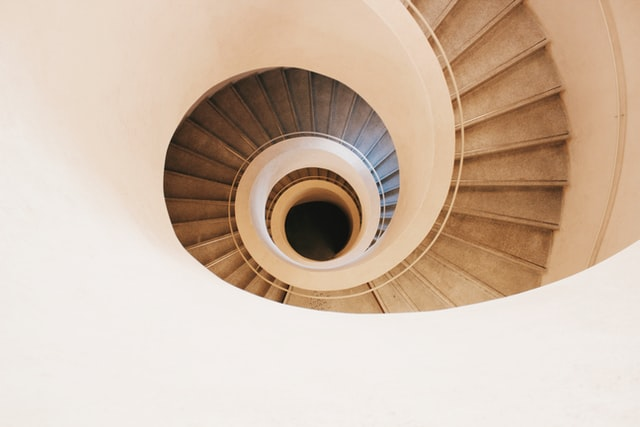
#> input picture CannyEdgeDetection/spiral.jpg, 640 x 427 px
$ jupyter execute Main.ipynb
#> lines starting #> are read from the running program, lines starting #| are printed output that depends on the picture
[cell 1]
import cv2
from matplotlib import pyplot as plt
import numpy as np
import sklearn

import math

[cell 2]
spiral = cv2.imread("spiral.jpg")
#> spiral is the input picture: shape (427, 640, 3); mean B, G, R 169.1, 187.5, 208.9

x_kernel_mask = np.array([[-1, 0, 1], [-2, 0, 2], [-1, 0, 1]]) # the soble mask is made out of nested array
y_kernel_mask = np.array([[-1, -2, -1], [0, 0, 0], [1, 2, 1]])

img_blurred = cv2.GaussianBlur(spiral, (3,3), cv2.BORDER_DEFAULT) # border_type is set to deafault borders of image
img_gray = cv2.cvtColor(img_blurred, cv2.COLOR_BGR2GRAY)
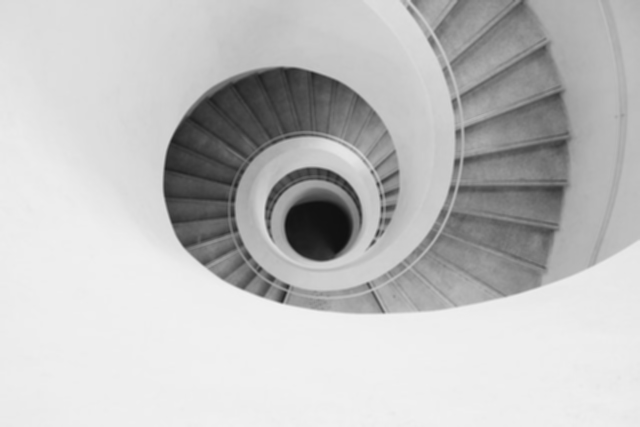
#> img_gray: shape (427, 640); min 16, max 241, mean 191.8

Sobel_Horizontal_Image = cv2.filter2D(img_gray, -1, x_kernel_mask) # using filter2d to apply kernels to original image
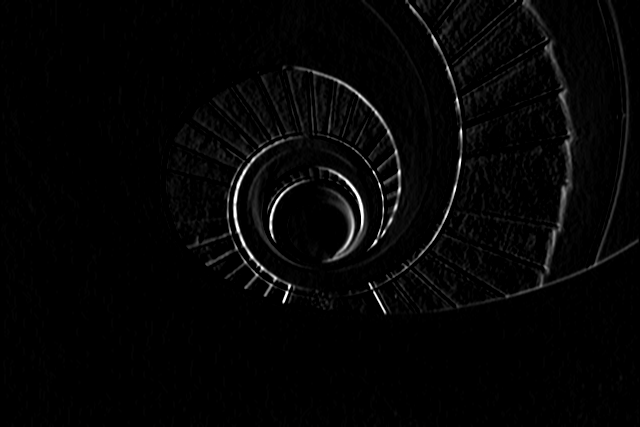
#> Sobel_Horizontal_Image: shape (427, 640); min 0, max 255, mean 5.1
Sobel_Vertical_Image = cv2.filter2D(img_gray, -1, y_kernel_mask)
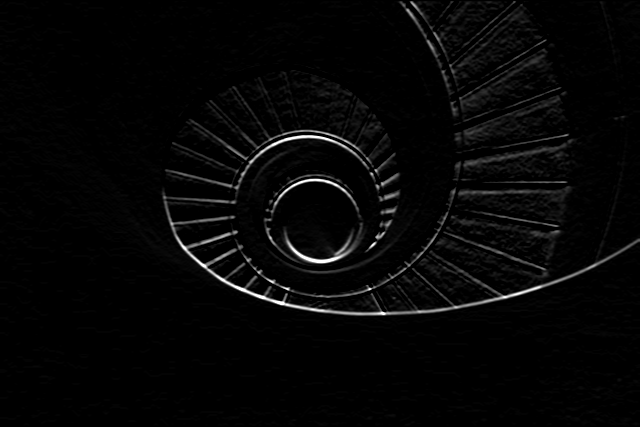
#> Sobel_Vertical_Image: shape (427, 640); min 0, max 255, mean 6.1

plt.imshow(Sobel_Horizontal_Image, cmap='gray')
plt.title("Sobel Horizontal Image")

[cell 3]
plt.imshow(Sobel_Vertical_Image, cmap='gray')
plt.title("Sobel Vertical Image")

[cell 4]
gradient_magnitude = np.sqrt(np.square(Sobel_Horizontal_Image) + np.square(Sobel_Vertical_Image)) # equation follows that of gradient = sqrt(x**2+y**2)
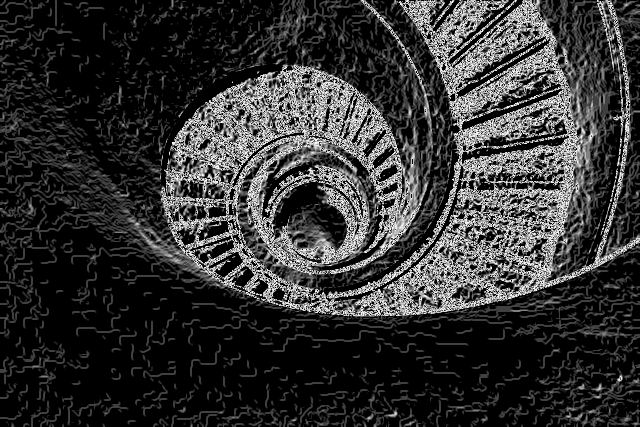
#> gradient_magnitude: shape (427, 640) float16; min 0, max 15.81, mean 3.15; drawn with min black and max white
gradient_magnitude = gradient_magnitude.astype('uint8') # converting to appropriate type

plt.imshow(gradient_magnitude, cmap="gray")
plt.title("Gradient Image")
